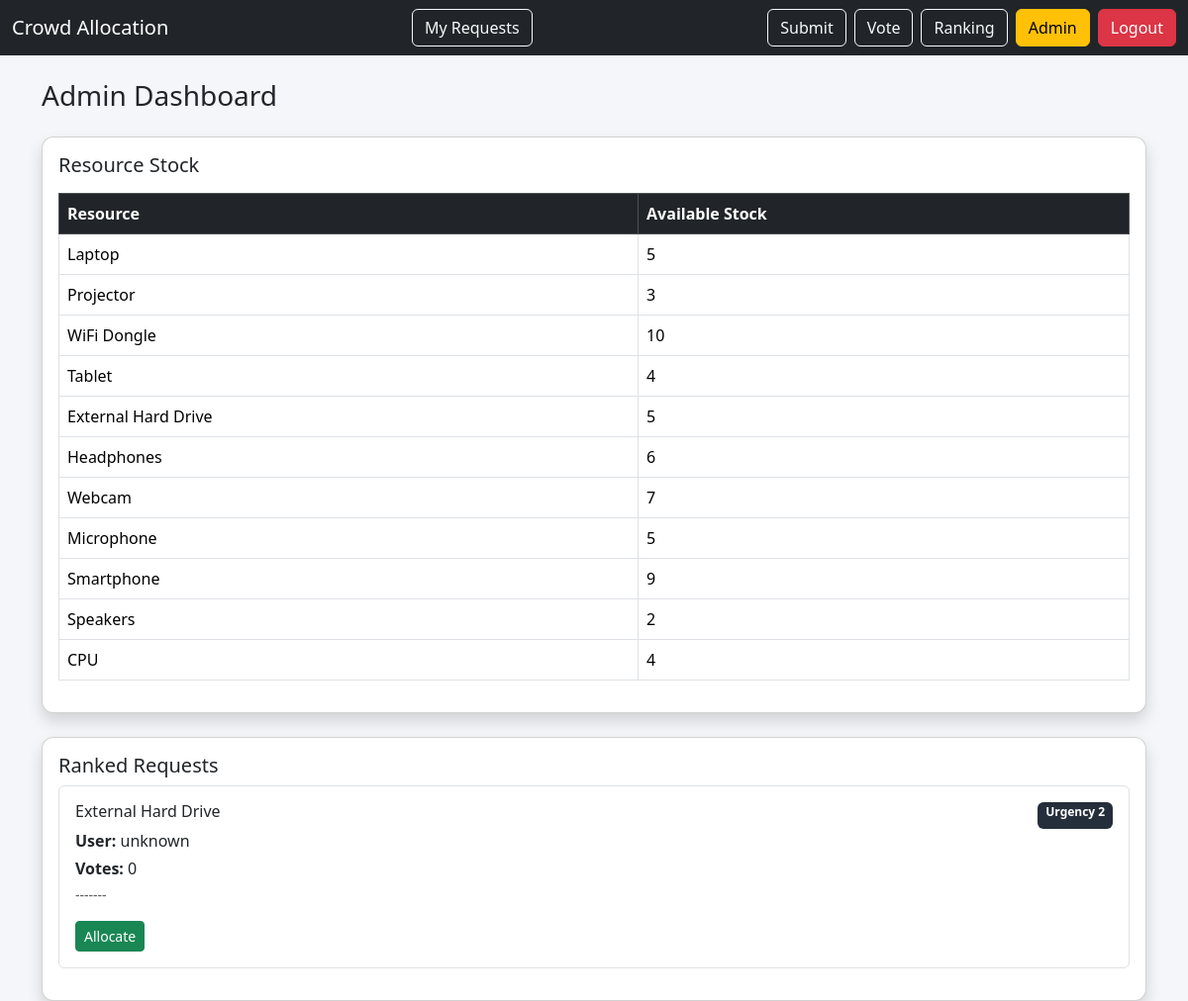
The app's page /admin (signed in), older data.
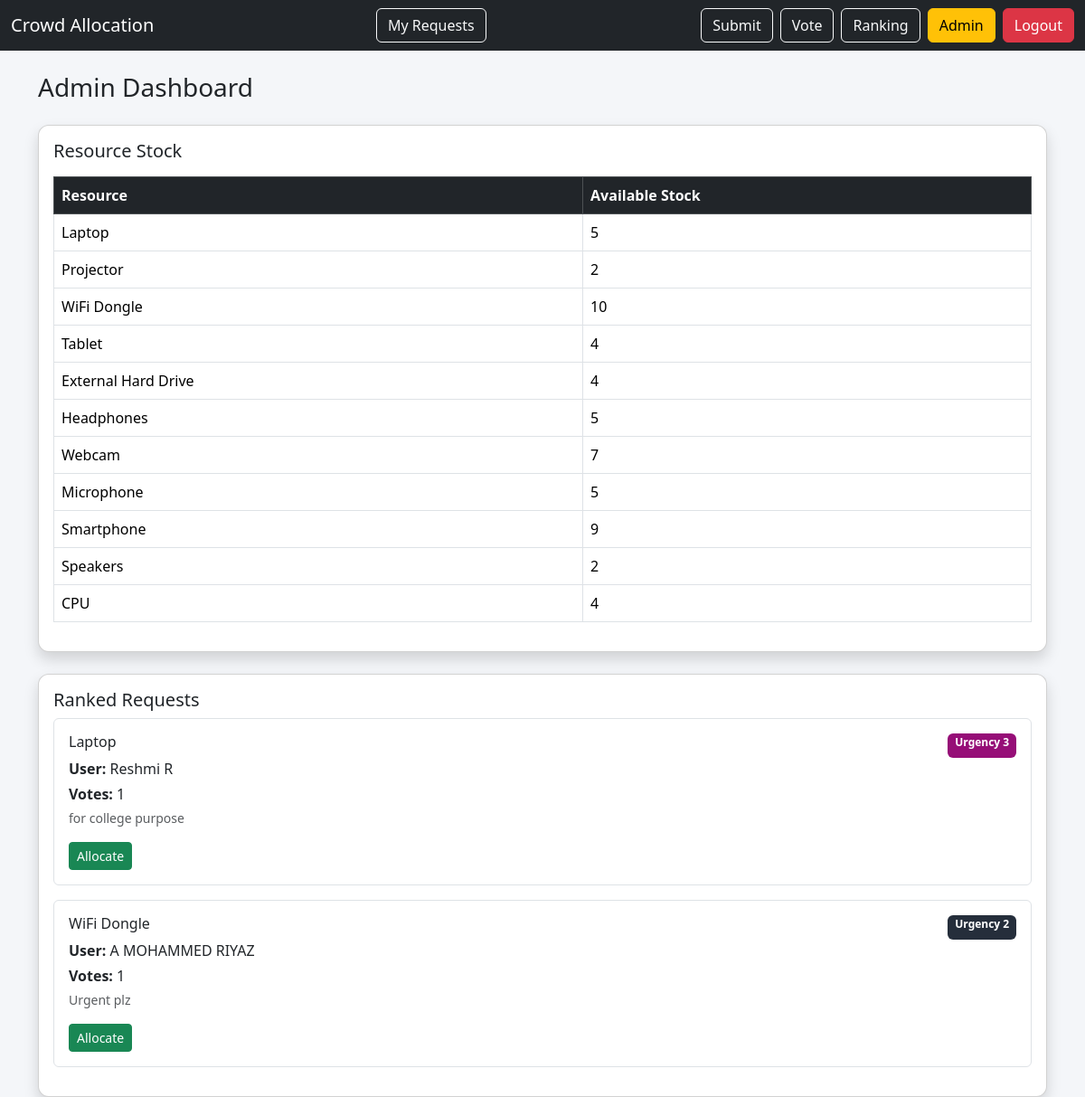
The same page, newer data.
### app.py (models this page shows)
class Resource(db.Model):
    id = db.Column(db.Integer, primary_key=True)
    name = db.Column(db.String(100), unique=True, nullable=False)
    stock = db.Column(db.Integer, nullable=False)

class ResourceRequest(db.Model):
    id = db.Column(db.Integer, primary_key=True)
    user_id = db.Column(db.Integer, db.ForeignKey("user.id"))
    name = db.Column(db.String(100), nullable=False)
    resource = db.Column(db.String(200), nullable=False)
    reason = db.Column(db.Text, nullable=False)
    urgency = db.Column(db.Integer, nullable=False)
    created_at = db.Column(db.DateTime, default=datetime.now)
    allocated = db.Column(db.Boolean, default=False)
    votes = db.relationship("Vote", backref="request", lazy=True)

### app.py (the view)
@app.route("/admin")
def admin():
    if not session.get("is_admin"):
        return "Access denied"
    return render_template(
        "admin.html",
        resources=Resource.query.all(),
        ranking=ResourceRequest.query.filter_by(allocated=False).all()
    )

### templates/admin.html (shortened to what this page needs)
{% extends "base.html" %}
{% block content %}
<h3 class="mb-4">Admin Dashboard</h3>
<div class="card shadow mb-4 p-3">
    <h5>Resource Stock</h5>
    <table class="table table-bordered mt-2">
        <thead class="table-dark">
            <tr>
                <th>Resource</th>
                <th>Available Stock</th>
            </tr>
        </thead>
        <tbody>
            {% for r in resources %}
            <tr>
                <td>{{ r.name }}</td>
                <td>{{ r.stock }}</td>
            </tr>
            {% endfor %}
        </tbody>
    </table>
</div>
<div class="card shadow p-3">
    <h5>Ranked Requests</h5>
    {% for r in ranking %}
    <div class="border rounded p-3 mb-3">
        <div class="d-flex justify-content-between">
            <h6>{{ r.resource }}</h6>
            <span class="badge urgency-{{ r.urgency }}">
                Urgency {{ r.urgency }}
            </span>
        </div>
        <p class="mb-1"><b>User:</b> {{ r.name }}</p>
        <p class="mb-1"><b>Votes:</b> {{ r.votes|length }}</p>
        <p class="small text-muted">{{ r.reason }}</p>
        <a href="/allocate/{{ r.id }}" class="btn btn-success btn-sm">
            Allocate
        </a>
    </div>
    {% endfor %}
</div>
{% endblock %}

Row changes from the older to the newer data that the page shows:
no longer on this page (row edited): ResourceRequest: resource "External Hard Drive", urgency "2", name "unknown", votes|length "0", reason "-------"
changed Resource "Projector": stock "3" → "2"
changed Resource "External Hard Drive": stock "5" → "4"
changed Resource "Headphones": stock "6" → "5"
added ResourceRequest: resource "Laptop", urgency "3", name "Reshmi R", votes|length "1", reason "for college purpose"
added ResourceRequest: resource "WiFi Dongle", urgency "2", name "A MOHAMMED RIYAZ", votes|length "1", reason "Urgent plz"
